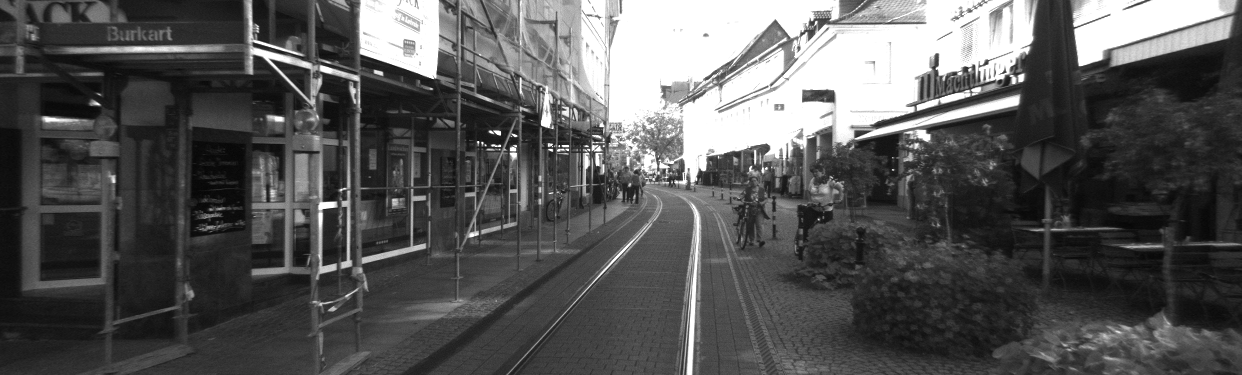
#> input picture images_lab2/KITTI_Left.png, 1242 x 375 px, given in place of left.png, which was not available
$ python lab2_stereo.py
#> lines starting #> are read from the running program, lines starting #| are printed output that depends on the picture; pictures that were not available may be replaced by others from this repository, and a replacement may not be noted
import numpy as np
import cv2
import open3d as o3d


K = np.array([
    [7.215377e2,        0,              6.095593e2],
    [0,                 7.215377e2,     1.728540e2],
    [0,                 0,              1]
])  # intrinsic matrix of camera

Bf = 3.875744e+02  # base line * focal length

# load images
left = cv2.imread('/home/ecn/lab2_avg/images_lab2/left.png', 0)
#> left is the input picture: shape (375, 1242); min 6, max 255, mean 86.6
right = cv2.imread('/home/ecn/lab2_avg/images_lab2/right.png', 0)
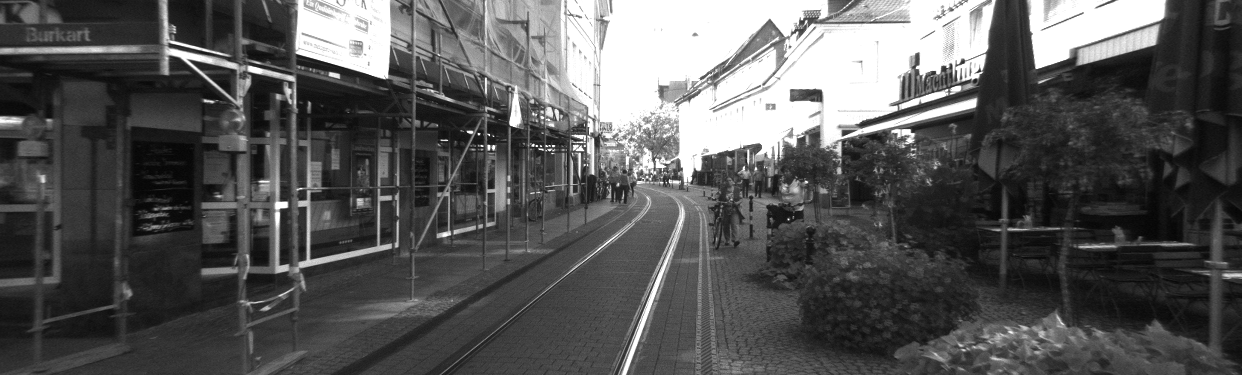
#> input picture images_lab2/KITTI_Right.png, 1242 x 375 px, given in place of right.png, which was not available
#> right is the input picture: shape (375, 1242); min 4, max 255, mean 87
left_color = cv2.imread('/home/ecn/lab2_avg/images_lab2//left_color.png')
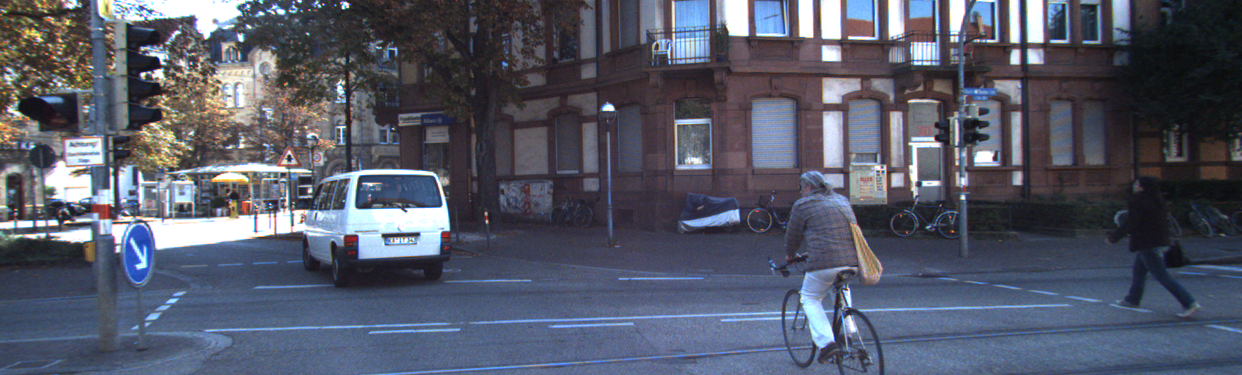
#> input picture images_lab2/left_color.png, 1242 x 375 px, found by its file name
#> left_color is the input picture: shape (375, 1242, 3); mean B, G, R 104.4, 89.1, 84.9

# compute disparity
stereo = cv2.StereoBM_create(numDisparities=16, blockSize=5)
disparity = stereo.compute(left, right)  # an image of the same size with "left" (or "right")
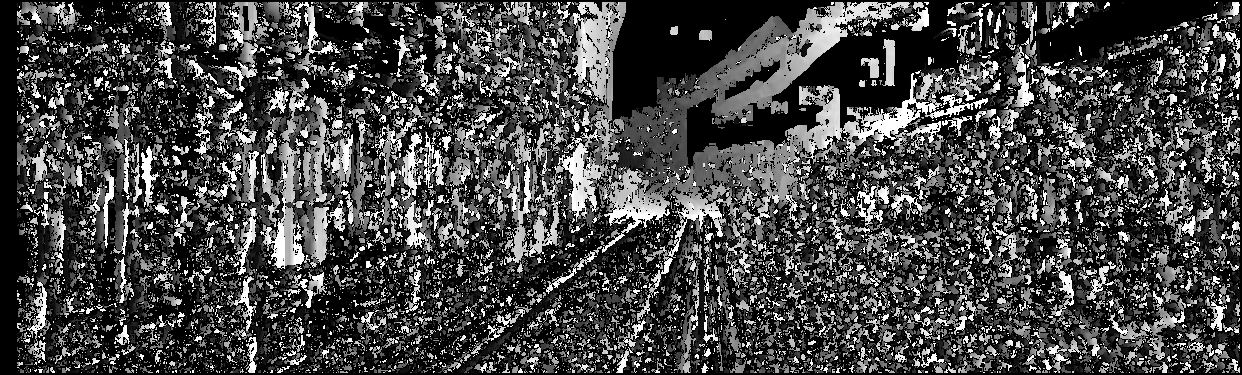
#> disparity: shape (375, 1242) int16; min -16, max 240, mean 55.3; drawn with min black and max white

#print(disparity)
# TODO: compute depth of every pixel whose disparity is positive
# hint: assume d is the disparity of pixel (u, v)
# hint: the depth Z of this pixel is Z = Bf / d
depth = []
#print(depth.shape)
for i in range(disparity.shape[0]):
    for j in range(disparity.shape[1]):
        if disparity[i][j] > 0:
            depth.append(Bf/disparity[i][j])
#> after the loop, depth = 212959 items


# TODO: compute normalized coordinate of every pixel whose disparity is positive
# hint: the normalized coordinate of pixel [u, v, 1] is K^(-1) @ [u, v, 1]
norm_pixels = []
for i in range(disparity.shape[0]):
    for j in range(disparity.shape[1]):
        if disparity[i][j] > 0:
            norm_pixels.append((np.linalg.inv(K)@np.array([i, j, 1])).transpose())


norm_pixels = np.asarray(norm_pixels)
print('norm_pixels shape' , norm_pixels.shape)
#| norm_pixels shape (212959, 3)
# TODO: compute 3D coordinate of every pixel whose disparity is positive
# hint: 3D coordinate of pixel (u, v) is the product of Z and its normalized cooridnate
coord_3d = []
for i in range(len(depth)):
    coord_3d.append(depth[i] * norm_pixels[i, :])
#> after the loop, coord_3d = 212959 items

#all_3d = np.array([])  # this is matrix storing 3D coordinate of every pixel whose disparity is positive
# the shape of all_3d is <num_pixels_positive_disparity, 3>
# each row of all_3d is a 3D coordinate [X, Y, Z]
# you need to change the value of all_3d with your computation of 3D coordinate of every pixel whose disparity is positive
all_3d = np.asarray(coord_3d)
print('all_3d shape:', all_3d.shape)
#| all_3d shape: (212959, 3)

# TODO: get color for 3D points
#all_color = np.array([])  # this is matrix storing color of every pixel whose disparity is positive
# TODO: THE ORDER OF all_color IS THE SAME WITH all_3d
# the shape of all_color is <num_pixels_positive_disparity, 3>
# each row of all_color is [R, G, B] value
all_color = []
for i in range(disparity.shape[0]):
    for j in range(disparity.shape[1]):
        if disparity[i][j] > 0:
            all_color.append(left_color[i][j])
#> after the loop, all_color = 212959 items

all_color = np.asarray(all_color)
print('all_color shape:', all_color.shape)
#| all_color shape: (212959, 3)
# normalize all_color
all_color = all_color.astype(float) / 255.0

all_3d_new = []
all_color_new = []
for i in range(all_3d.shape[0]):
    if all_3d[i][0] < 10 and all_3d[i][0]  > -10 and all_3d[i][1] < 5 and all_3d[i][1]  > -5 and  all_3d[i][2] < 30 and all_3d[i][2] > 5:
        all_3d_new.append(all_3d[i])
        all_color_new.append(all_color[i])
#> after the loop, all_3d_new = 24161 items; all_color_new = 24161 items
all_3d_new = np.asarray(all_3d_new)
all_color_new = np.asarray(all_color_new)
print(all_3d_new.shape)
#| (24161, 3)
# Display pointcloud
cloud = o3d.geometry.PointCloud()  # create pointcloud object
cloud.points = o3d.utility.Vector3dVector(all_3d_new)
cloud.colors = o3d.utility.Vector3dVector(all_color_new)
mesh_frame = o3d.geometry.TriangleMesh.create_coordinate_frame(size=0.6, origin=[0, 0, 0])  # create frame object
o3d.visualization.draw_geometries([cloud, mesh_frame])
